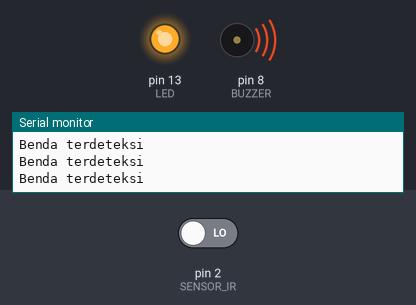
The sketch below on a simulated Arduino Uno, built with avr-gcc and run on an emulated ATmega328P. Parts: output pins drawn as LEDs (lit = HIGH), buzzer (waves = sounding), the last lines printed to the serial monitor. Inputs (shaded band) come from the test bench; at power-on: pin 2 (SENSOR_IR) LOW.

Above: at 1.2 s.
1.3 s: pin 2 (SENSOR_IR) driven HIGH
At 2.2 s:
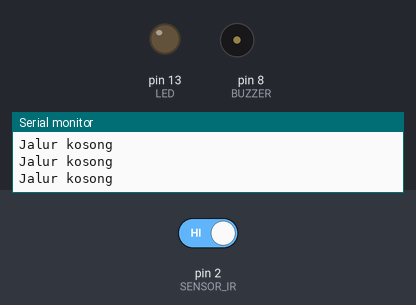
2.9 s: pin 2 (SENSOR_IR) driven LOW
At 3.4 s:
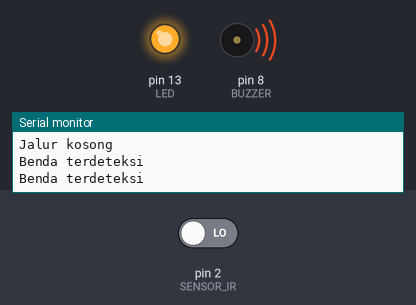
Timing chart, 0 to 5.9 s (numbered marks = the images above; inputs shaded):
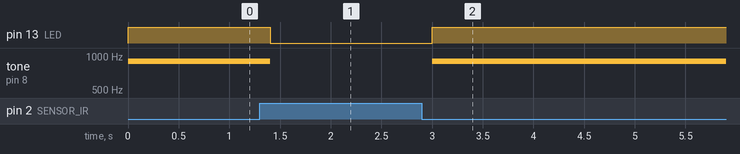

Measured:
- after the input at 1.3 s, pin 13 (LED): HIGH → LOW after 0.10 s; tone on pin 8 (BUZZER): 900 Hz → silent after 0.10 s
- after the input at 2.9 s, pin 13 (LED): LOW → HIGH after 0.10 s; tone on pin 8 (BUZZER): silent → 900 Hz after 0.10 s

The sketch:

07-ir-obstacle-02-ir-led-buzzer-02-ir-led-buzzer-ino.ino
```cpp
const int SENSOR_IR = 2;
const int LED = 13;
const int BUZZER = 8;

void setup() {
  pinMode(SENSOR_IR, INPUT);
  pinMode(LED, OUTPUT);
  pinMode(BUZZER, OUTPUT);
  Serial.begin(9600);
}

void loop() {
  bool bendaTerdeteksi = digitalRead(SENSOR_IR) == LOW;
  digitalWrite(LED, bendaTerdeteksi ? HIGH : LOW);

  if (bendaTerdeteksi) {
    tone(BUZZER, 900);
    Serial.println("Benda terdeteksi");
  } else {
    noTone(BUZZER);
    Serial.println("Jalur kosong");
  }
  delay(200);
}
```
